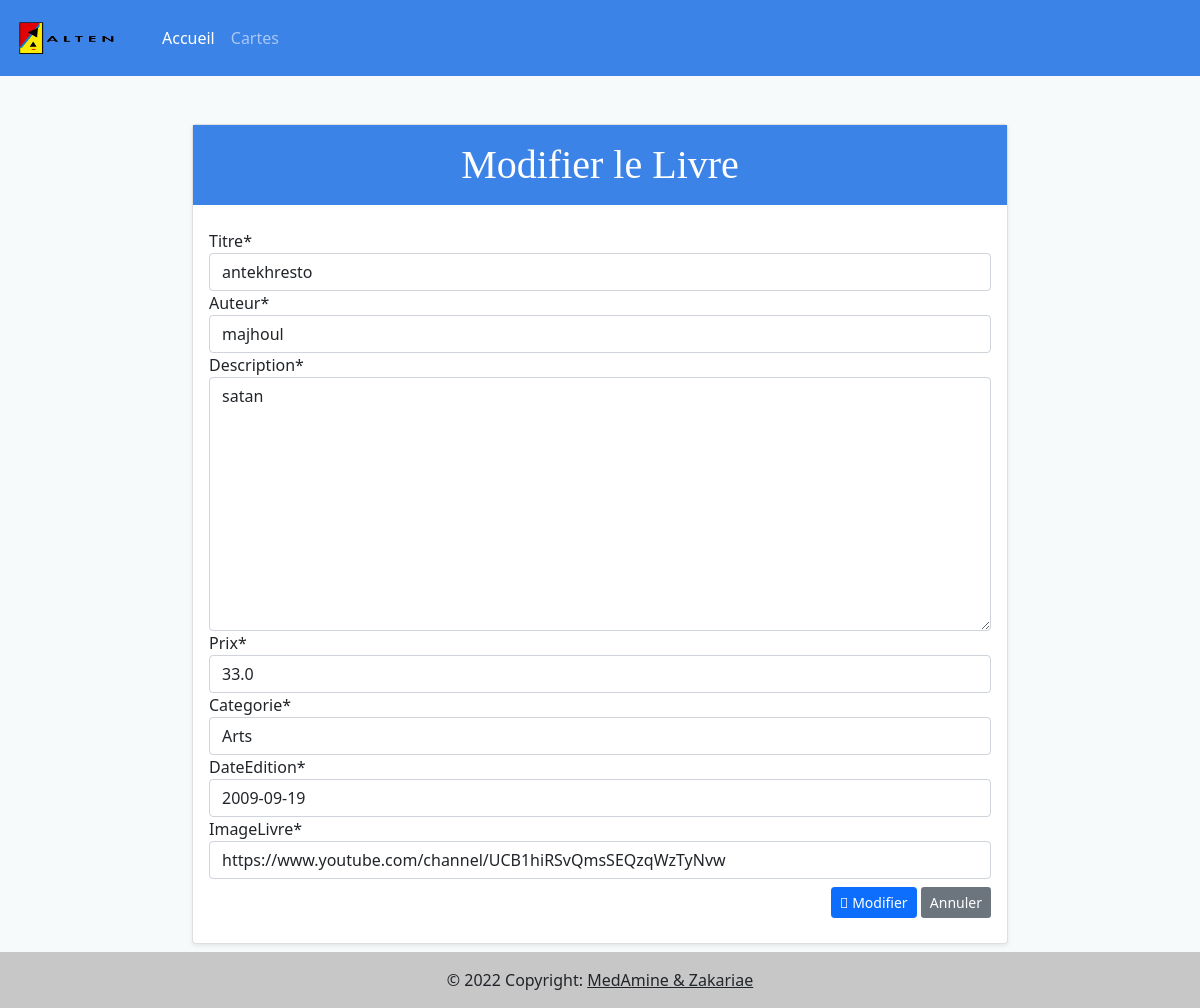
Screenshot of /modifierlivre/1 with the database file from the repository.
### bookStore/models.py (models this page shows, shortened)
class Livre(models.Model):
    CATEGORIE = (
        ('Sciences', 'Sciences'),
        ('Arts', 'Arts'),
        ('Histoire', 'Histoire'),
        ('Informatique', 'Informatique')
    )
    titre = models.CharField(max_length=100, null=True)
    auteur = models.CharField(max_length=50, null=True)
    description = models.TextField()
    prix = models.FloatField(null=True)
    categorie = models.CharField(max_length=200, null=True, choices=CATEGORIE)
    dateEdition = models.DateField(null=True)
    imageLivre = models.CharField(max_length=1000, null=True)

### bookStore/views.py (the view)
# urls.py: path('modifierlivre/<str:pk>', views.modifierlivre, name='modifierlivre'),
def modifierlivre(request, pk):
    livre = Livre.objects.get(id=pk)
    form = LivreForm(instance=livre)
    if request.method == 'POST':
        form = LivreForm(request.POST, instance=livre)
        if form.is_valid():
            form.save()
            return redirect('../books/')
    contexte = {'form': form}
    return render(request, 'bookStore/modifierLivre.html', contexte)

### bookStore/forms.py
class LivreForm(ModelForm):
    class Meta:
        model = Livre
        fields = '__all__'

### templates/bookStore/modifierLivre.html (shortened to what this page needs)
{% extends 'bookstore/main.html' %}
{% load crispy_forms_tags%}
{% block content %}
    <div class="container mt-5 " >
        <div class="d-flex justify-content-center align-itmes-center">
            <div class="card shadow-sm " style="width: 51rem;">
                <h1 class="text-center card-title bg-primary text-white py-3"  style="font-family: Didot, serif;">Modifier le Livre</h1>
                <div class="card-body ">
                    <form action="" method="post" class="mb-5">
                            {{ form|crispy }}
                        <div class=" float-sm-end mt-2">
                                <button type="submit" class="btn btn-primary btn-sm"><i class="fad fa-edit"></i> Modifier</button>
                                <a href="{% url 'books' %}">
                                    <button type="button" class="btn bg-secondary text-white btn-sm">Annuler</button>
                                </a>
                        </div>
                    </form>
                </div>
              </div>
        </div>
    </div>
{% endblock %}

### static/css/style.css (style rules this page uses)
.bg-primary { background-color: rgb(60, 131, 231)!important; }
body { background-color: rgb(246, 250, 250); }

### rows the page displays
Livre: titre "antekhresto", auteur "majhoul", description "satan", prix "33.0", categorie "Arts", dateEdition "2009-09-19", imageLivre "https://www.youtube.com/channel/UCB1hiRSvQmsSEQzqWzTyNvw"
